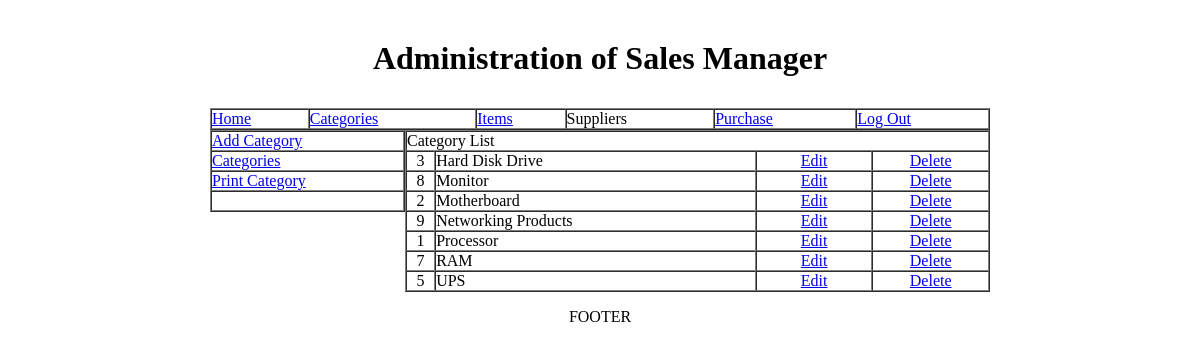
/salesc/category.php (signed in), run on the app's committed database.
### tables this page shows
CREATE TABLE IF NOT EXISTS `categories` (
  `category_id` int(11) NOT NULL auto_increment,
  `category` varchar(255) NOT NULL,
  PRIMARY KEY  (`category_id`)
);

### salesc/category.php (the view, shortened to what this page needs)
<!DOCTYPE html PUBLIC "-//W3C//DTD XHTML 1.0 Transitional//EN" "http://www.w3.org/TR/xhtml1/DTD/xhtml1-transitional.dtd">
<html xmlns="http://www.w3.org/1999/xhtml">
<head>
<link rel="stylesheet" href="style/style.css" type="text/css" />
</head>
<body>
<table width="780" border="0" align="center" cellpadding="0" cellspacing="0">
  <tr>
    <td height="100" colspan="2" align="center"><?php include('common_files/header.php'); ?></td>
  </tr>
  <tr>
    <td colspan="2" align="center" valign="top">
      <?php include('common_files/top_menu.php'); ?>
    </td>
  </tr>
  <tr>
    <td width="25%" valign="top"><?php include('common_files/cat_submenu.php'); ?></td>
    <td valign="top">
	<table width="100%" border="1" align="center" cellpadding="0" cellspacing="0">
      <tr>
        <td colspan="4">Category List</td>
        </tr>
<?php
$sql = 'SELECT * FROM `categories` ORDER BY category ';
$con = connect_db();
$result = mysql_query($sql, $con);
if($result && (mysql_num_rows($result) > 0) ) {
	while($data = mysql_fetch_array($result) ) {
?>
	  <tr>
        <td width="5%" align="center"><?=$data['category_id']?></td>
        <td width="55%"><?=$data['category']?></td>
        <td width="20%" align="center"><a href="category_edit.php?category_id=<?=$data['category_id']?>">Edit</a></td>
        <td width="20%" align="center"><a href="delete_cat.php?category_id=<?=$data['category_id']?>" onclick="return confirm_delete()">Delete</a></td>
      </tr>
<?php
	}
}
else {
?>
	  <tr>
        <td colspan="4">No data found.</td>
      </tr>
<?php
}
?>
    </table></td>
  </tr>
  <tr>
    <td height="50" colspan="2" align="center"><?php include('common_files/footer.php'); ?></td>
  </tr>
</table>
</body>
</html>

### salesc/common_files/header.php
<h1>Administration of <?=APP_TITLE?></h1>

### salesc/common_files/top_menu.php
<table width="100%" border="1" align="center" cellpadding="0" cellspacing="0">
<tr>
  <td><a href="index.php">Home</a></td>
  <td><a href="category.php">Categories</a></td>
  <td><a href="items.php">Items</a></td>
  <td>Suppliers</td>
  <td><a href="purchase.php">Purchase</a></td>
  <td><a href="logout.php">Log Out </a></td>
</tr>
</table>

### salesc/common_files/cat_submenu.php
<table width="100%" border="1" cellspacing="0" cellpadding="0">
  <tr>
	<td><a href="category_add.php">Add Category </a></td>
  </tr>
  <tr>
	<td><a href="category.php">Categories</a></td>
  </tr>
  <tr>
	<td><a href="print_cat.php" target="_blank">Print Category </a></td>
  </tr>
  <tr>
	<td>&nbsp;</td>
  </tr>
</table>

### salesc/common_files/footer.php
FOOTER

### data on the page
categories: category_id "3", category "Hard Disk Drive"
categories: category_id "8", category "Monitor"
categories: category_id "2", category "Motherboard"
categories: category_id "9", category "Networking Products"
categories: category_id "1", category "Processor"
categories: category_id "7", category "RAM"
categories: category_id "5", category "UPS"

### other printed values
APP_TITLE "Sales Manager"
